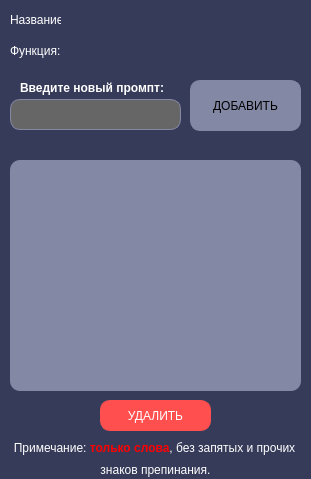
<?xml version="1.0" encoding="UTF-8"?>
<ui version="4.0">
 <class>Form</class>
 <widget class="QWidget" name="Form">
  <property name="geometry">
   <rect>
    <x>0</x>
    <y>0</y>
    <width>311</width>
    <height>479</height>
   </rect>
  </property>
  <property name="windowTitle">
   <string>Настройка промптов</string>
  </property>
  <property name="styleSheet">
   <string notr="true">background-color: rgb(54, 59, 89);</string>
  </property>
  <widget class="QListWidget" name="promptsList">
   <property name="geometry">
    <rect>
     <x>10</x>
     <y>160</y>
     <width>291</width>
     <height>231</height>
    </rect>
   </property>
   <property name="styleSheet">
    <string notr="true">background-color: #8388a4; /* Цвет фона */
border-color: rgb(131, 136, 164);
border-radius: 10px;
</string>
   </property>
  </widget>
  <widget class="QLineEdit" name="newPrompt">
   <property name="geometry">
    <rect>
     <x>10</x>
     <y>99</y>
     <width>171</width>
     <height>31</height>
    </rect>
   </property>
   <property name="styleSheet">
    <string notr="true">background-color: #666666; /* Цвет фона */
border: 1px solid #8388a4; /* Убираем границу кнопки */
border-radius: 10px;
padding: 0px;</string>
   </property>
   <property name="text">
    <string/>
   </property>
  </widget>
  <widget class="QPushButton" name="addBTN">
   <property name="geometry">
    <rect>
     <x>190</x>
     <y>80</y>
     <width>111</width>
     <height>51</height>
    </rect>
   </property>
   <property name="styleSheet">
    <string notr="true">background-color: #8388a4; /* Цвет фона */
border: 1px solid #8388a4; /* Убираем границу кнопки */
border-radius: 10px;
padding: 0px;</string>
   </property>
   <property name="text">
    <string>ДОБАВИТЬ</string>
   </property>
  </widget>
  <widget class="QLabel" name="label">
   <property name="geometry">
    <rect>
     <x>20</x>
     <y>80</y>
     <width>161</width>
     <height>16</height>
    </rect>
   </property>
   <property name="styleSheet">
    <string notr="true">color: rgb(255, 255, 255);</string>
   </property>
   <property name="text">
    <string>&lt;html&gt;&lt;head/&gt;&lt;body&gt;&lt;p&gt;&lt;span style=&quot; font-size:9pt; font-weight:600;&quot;&gt;Введите новый промпт:&lt;/span&gt;&lt;/p&gt;&lt;/body&gt;&lt;/html&gt;</string>
   </property>
  </widget>
  <widget class="QLabel" name="label_2">
   <property name="geometry">
    <rect>
     <x>4</x>
     <y>440</y>
     <width>301</width>
     <height>16</height>
    </rect>
   </property>
   <property name="styleSheet">
    <string notr="true">color: rgb(255, 255, 255);</string>
   </property>
   <property name="text">
    <string>&lt;html&gt;&lt;head/&gt;&lt;body&gt;&lt;p align=&quot;center&quot;&gt;Примечание: &lt;span style=&quot; font-weight:600; color:#ff0000;&quot;&gt;только слова&lt;/span&gt;, без запятых и прочих&lt;/p&gt;&lt;/body&gt;&lt;/html&gt;</string>
   </property>
  </widget>
  <widget class="QLabel" name="label_3">
   <property name="geometry">
    <rect>
     <x>0</x>
     <y>460</y>
     <width>311</width>
     <height>20</height>
    </rect>
   </property>
   <property name="styleSheet">
    <string notr="true">color: rgb(255, 255, 255);</string>
   </property>
   <property name="text">
    <string>&lt;html&gt;&lt;head/&gt;&lt;body&gt;&lt;p align=&quot;center&quot;&gt;знаков препинания.&lt;/p&gt;&lt;/body&gt;&lt;/html&gt;</string>
   </property>
  </widget>
  <widget class="QLabel" name="infoLabel">
   <property name="geometry">
    <rect>
     <x>20</x>
     <y>140</y>
     <width>271</width>
     <height>16</height>
    </rect>
   </property>
   <property name="styleSheet">
    <string notr="true">color: rgb(255, 79, 79);</string>
   </property>
   <property name="text">
    <string/>
   </property>
  </widget>
  <widget class="QLabel" name="label_4">
   <property name="geometry">
    <rect>
     <x>10</x>
     <y>10</y>
     <width>51</width>
     <height>20</height>
    </rect>
   </property>
   <property name="styleSheet">
    <string notr="true">color: rgb(255, 255, 255);</string>
   </property>
   <property name="text">
    <string>&lt;html&gt;&lt;head/&gt;&lt;body&gt;&lt;p&gt;Название:&lt;/p&gt;&lt;/body&gt;&lt;/html&gt;</string>
   </property>
  </widget>
  <widget class="QLabel" name="label_5">
   <property name="geometry">
    <rect>
     <x>10</x>
     <y>40</y>
     <width>51</width>
     <height>21</height>
    </rect>
   </property>
   <property name="styleSheet">
    <string notr="true">color: rgb(255, 255, 255);</string>
   </property>
   <property name="text">
    <string>Функция:</string>
   </property>
  </widget>
  <widget class="QLabel" name="nameLabel">
   <property name="geometry">
    <rect>
     <x>80</x>
     <y>10</y>
     <width>221</width>
     <height>21</height>
    </rect>
   </property>
   <property name="styleSheet">
    <string notr="true">color: rgb(255, 255, 255);</string>
   </property>
   <property name="text">
    <string/>
   </property>
  </widget>
  <widget class="QLabel" name="funcLabel">
   <property name="geometry">
    <rect>
     <x>80</x>
     <y>40</y>
     <width>221</width>
     <height>21</height>
    </rect>
   </property>
   <property name="styleSheet">
    <string notr="true">color: rgb(255, 255, 255);</string>
   </property>
   <property name="text">
    <string/>
   </property>
  </widget>
  <widget class="QPushButton" name="deleteBTN">
   <property name="geometry">
    <rect>
     <x>100</x>
     <y>400</y>
     <width>111</width>
     <height>31</height>
    </rect>
   </property>
   <property name="styleSheet">
    <string notr="true">background-color: #ff4f4f; /* Цвет фона */
color: #ffffff;
border: 1px solid #ff4f4f; /* Убираем границу кнопки */
border-radius: 10px;
padding: 0px;</string>
   </property>
   <property name="text">
    <string>УДАЛИТЬ</string>
   </property>
  </widget>
 </widget>
 <resources/>
 <connections/>
</ui>
